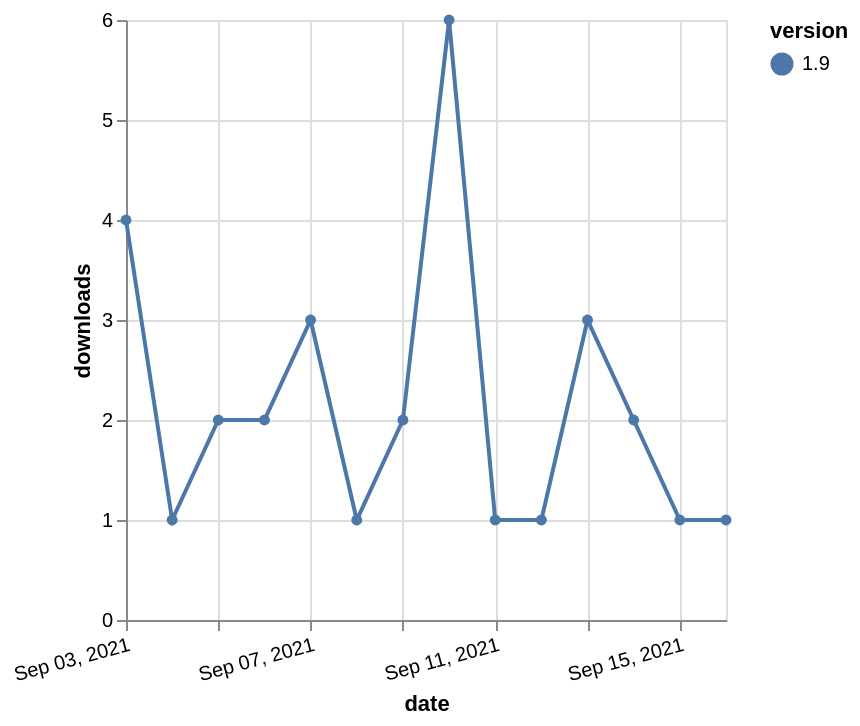

This figure's Vega-Lite source:
### Vega-Lite specification from a JSON file in a GitHub repository (floating-point values rounded to 4 significant figures)
{"$schema": "https://vega.github.io/schema/vega-lite/v5.json", "description": "A simple bar chart with embedded data.", "data": {"values": [{"date": "2021-09-03", "total": 747, "delta": 4, "version": "1.9"}, {"date": "2021-09-04", "total": 748, "delta": 1, "version": "1.9"}, {"date": "2021-09-05", "total": 750, "delta": 2, "version": "1.9"}, {"date": "2021-09-06", "total": 752, "delta": 2, "version": "1.9"}, {"date": "2021-09-07", "total": 755, "delta": 3, "version": "1.9"}, {"date": "2021-09-08", "total": 756, "delta": 1, "version": "1.9"}, {"date": "2021-09-09", "total": 758, "delta": 2, "version": "1.9"}, {"date": "2021-09-10", "total": 764, "delta": 6, "version": "1.9"}, {"date": "2021-09-11", "total": 765, "delta": 1, "version": "1.9"}, {"date": "2021-09-12", "total": 766, "delta": 1, "version": "1.9"}, {"date": "2021-09-13", "total": 769, "delta": 3, "version": "1.9"}, {"date": "2021-09-14", "total": 771, "delta": 2, "version": "1.9"}, {"date": "2021-09-15", "total": 772, "delta": 1, "version": "1.9"}, {"date": "2021-09-16", "total": 773, "delta": 1, "version": "1.9"}]}, "width": "container", "mark": {"type": "line", "point": {"filled": true}}, "encoding": {"x": {"field": "date", "type": "temporal", "timeUnit": "yearmonthdate", "title": "date", "axis": {"labelAngle": -15}}, "y": {"field": "delta", "type": "quantitative", "title": "downloads"}, "color": {"field": "version", "type": "nominal"}, "tooltip": {"field": "delta"}}}
